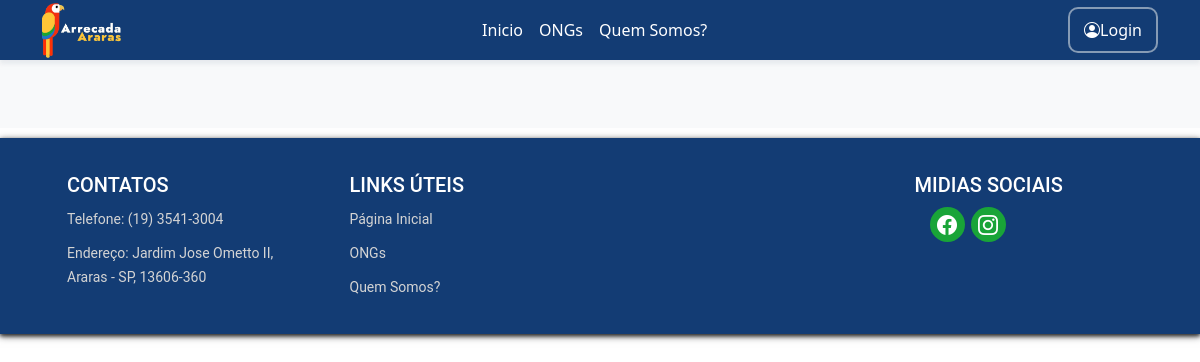
/ongs/, run on an earlier commit of the app's database.
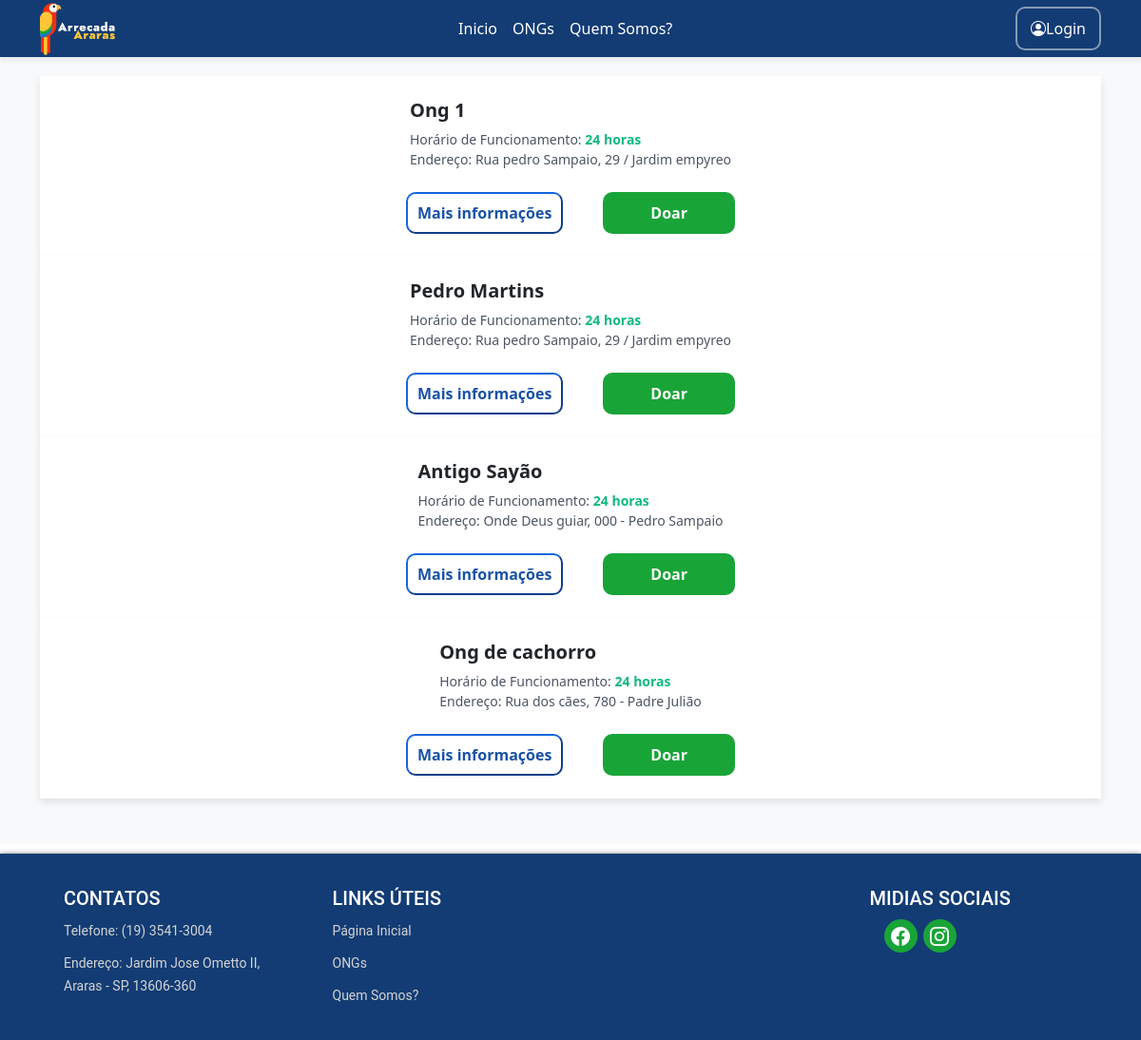
And on a later commit of the database.
### core/models.py (models this page shows)
class Ong(models.Model):
    nome = models.CharField(max_length=100)
    chave_pix = models.CharField(max_length=20, unique=True)
    horario_funcionamento = models.CharField(max_length=100, default='24 horas')
    endereco = models.CharField(max_length=255, default='Endereço padrão')
    informacoes_adicionais = models.TextField(blank=True, null=True)

### core/views.py (the view)
# urls.py: path('ongs/', views.ongs_view, name='ongs'),
def ongs_view(request):
    ongs = Ong.objects.all()
    tipos_doacao = TipoDoacao.objects.all()
    valores_doacao = ValorDoacao.objects.all()
    contexto = {
        'ongs': ongs,
        'tipos_doacao': tipos_doacao,
        'valores_doacao': valores_doacao,
    }
    return render(request, 'ongs.html', contexto)

### core/templates/ongs.html (shortened to what this page needs)
<!DOCTYPE html>
<html lang="pt-br">
<head>
    {% load static %}
    <link rel="stylesheet" type="text/css" href="{% static 'style.css' %}">
    <link rel="stylesheet" type="text/css" href="{% static 'ong.css' %}">
    <link href="https://cdn.jsdelivr.net/npm/bootstrap@5.0.2/dist/css/bootstrap.min.css" rel="stylesheet">
    <link rel="stylesheet" href="https://cdn.jsdelivr.net/npm/bootstrap-icons@1.10.5/font/bootstrap-icons.css">
</head>
<body>
   <header>
    <nav class="navbar navbar-expand-md fixed-top">
        <div class="container">
            <a href="{% url 'core:index' %}">
                <img src="{% static 'img/logo_nav.png' %}" alt="Logotipo" height="55" class="img-nav">
            </a>
            <ul class="navbar-nav">
                <li class="nav-item">
                    <a href="{% url 'core:index' %}" class="nav-link">Inicio</a>
                </li>
                <li class="nav-item">
                    <a href="{% url 'core:ongs' %}" class="nav-link">ONGs</a>
                </li>
                <li class="nav-item">
                    <a href="{% url 'core:index' %}" class="nav-link">Quem Somos?</a>
                </li>
            </ul>
            <ul class="navbar-nav">
                {% if user.is_authenticated %}
                <li class="nav-item">
                   <button class="btn-nav">
                       <a href="{% url 'core:meu_perfil' %}" class="nav-link"><i class="bi bi-person-circle"></i>{{ user.username }}</a>
                   </button>
               </li>
                    <li class="nav-item">
                        <a href="{% url 'core:logout' %}" class="nav-link">Logout</a>
                    </li>
                {% else %}
                    <li class="nav-item">
                        <button class="btn-nav">
                            <a href="{% url 'core:login' %}" class="nav-link"><i class="bi bi-person-circle"></i>Login</a>
                        </button>
                    </li>
                {% endif %}
            </ul>
        </div>
    </nav>
</header>
<div class="bg-light">
    <div class="container py-5">
        {% for ong in ongs %}
        <div class="hospital-card p-4 mx-auto d-flex flex-column align-items-center">
            <div class="d-flex align-items-center mb-4">
                <div class="hospital-info">
                    <h2>{{ ong.nome }}</h2>
                    <p>Horário de Funcionamento: <span>{{ ong.horario_funcionamento }}</span></p>
                    <p>Endereço: {{ ong.endereco }}</p>
                </div>
            </div>
            <div class="d-flex">
                <button class="buttonInfo" data-bs-toggle="modal" data-bs-target="#moreInfoModal{{ ong.id }}">Mais informações</button>
                <div style="margin-left: 10px;">
                    <button class="buttonDoar" data-bs-toggle="modal" data-bs-target="#donationModal{{ ong.id }}">Doar</button>
                </div>
            </div>
        </div>
        {% endfor %}
    </div>
</div>
<footer>
  <div class="container">
      <div class="row">
          <div class="col-md-3">
              <h4>Contatos</h4>
              <ul class="navbar-nav">
                  <li><a href="">Telefone: (19) 3541-3004</a></li>
                  <li><a href="https://fatecararas.cps.sp.gov.br/">Endereço: Jardim Jose Ometto II, Araras - SP, 13606-360</a></li>
              </ul>
          </div>
          <div class="col-md-6">
              <h4>Links úteis</h4>
              <ul class="navbar-nav">
                  <li><a href="{% url 'core:index' %}">Página Inicial</a></li>
                  <li><a href="{% url 'core:ongs' %}">ONGs</a></li>
                  <li><a href="{% url 'core:index' %}">Quem Somos?</a></li>
              </ul>
          </div>
          <div class="col-md-3">
              <h4>Midias sociais</h4>
              <ul class="social-media">
                  <i class="bi bi-facebook"></i>
                  <i class="bi bi-instagram"></i>
              </ul>
          </div>
      </div>
  </div>
</footer>
</body>
</html>

### core/static/style.css (style rules this page uses)
nav { height: 60px; box-shadow: 0px 4px 4px rgba(218, 224, 230, 0.582); background-color: #133C74; text-align: center; }
.navbar li a { color: rgb(255, 255, 255); }
.btn-nav { background-color: #133C74; color: rgba(218, 224, 230, 0.582); border: 2px solid rgba(218, 224, 230, 0.582); border-radius: 10px; float: right; }

### core/static/ong.css (style rules this page uses)
nav { height: 60px; box-shadow: 0px 4px 4px rgba(218, 224, 230, 0.582); background-color: #133C74; text-align: center; }
.navbar li a { color: rgb(255, 255, 255); }
.btn-nav { background-color: #133C74; color: rgba(218, 224, 230, 0.582); border: 2px solid rgba(218, 224, 230, 0.582); border-radius: 10px; float: right; }
footer { background: #133C74; padding: 35px; position: relative; font-family:'Roboto', sans-serif; box-shadow: 0 2px 4px 0 rgba(0, 0, 0, .7), 0 2px 8px 0 rgba(0, 0, 0, .5), 0 1px 5px 0 rgba(0, 0, 0, .1); margin-top: 10px; }
footer h4 { color: white; font-size: 20px; margin: 0 20px; text-transform: uppercase; font-family:'Roboto', sans-serif; }
footer .navbar-nav a { color:#d4d4d4; font-weight: 25px; font-size: 14px; text-decoration: none; }
footer ul li { list-style: none; }
footer ul li { float: right; margin: 0 20px; padding-top: 10px; }
.social-media { display: inline-block; }
.social-media i { font-size: 20px; width: 35px; height: 35px; margin: 10px 3px; display: flex; float: left; justify-content: center; align-items: center; transition: all .3s ease; background-color: #19A438; border-radius: 50%; color: white; }
.py-5 { margin-top: 2rem; }
.hospital-card { background-color: #fff; box-shadow: 0 4px 8px rgba(0, 0, 0, 0.1); }
.hospital-info h2 { font-size: 1.25rem; font-weight: 600; }
.hospital-info p { margin: 0; font-size: 0.875rem; color: #4b5563; }
.hospital-info p span { color: #10b981; font-weight: 600; }
.buttonDoar { background-color: #19A438; color: #fff; font-weight: 700; border: none; margin-left: 2rem; padding: 10px 50px; border-radius: 10px; }
.buttonInfo { background-color: #ffffff; color: #1A52A5; border-color: #1465de; border-radius: 10px; font-weight: 700; margin-right: auto; padding: 2px 10px; }

What changed in the data, as far as the page shows it:
added Ong: nome "Ong 1", horario_funcionamento "24 horas", endereco "Rua pedro Sampaio, 29 / Jardim empyreo"
added Ong: nome "Pedro Martins", horario_funcionamento "24 horas", endereco "Rua pedro Sampaio, 29 / Jardim empyreo"
added Ong: nome "Antigo Sayão", horario_funcionamento "24 horas", endereco "Onde Deus guiar, 000 - Pedro Sampaio"
added Ong: nome "Ong de cachorro", horario_funcionamento "24 horas", endereco "Rua dos cães, 780 - Padre Julião"
